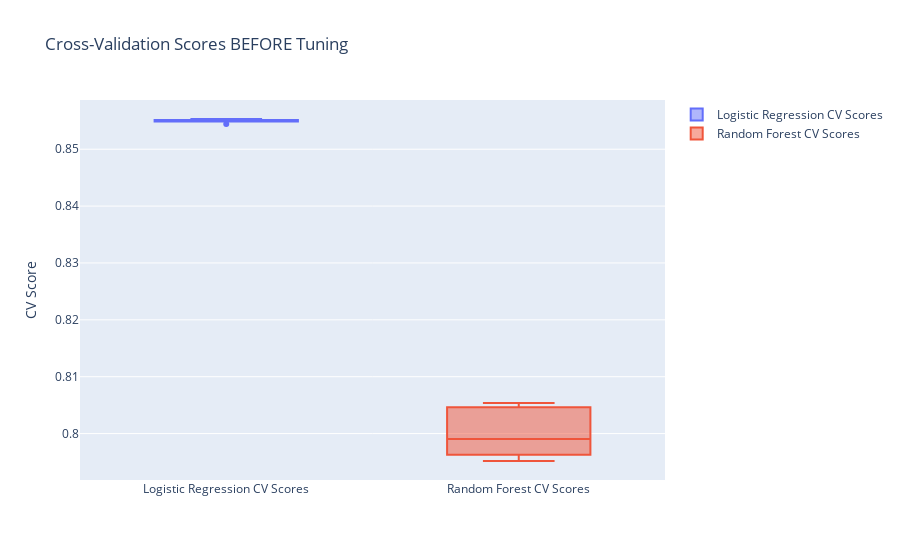

Source (notebook cell):
### Markdown cell above
## 10. Visualize Cross-Validation Scores
Visualizes the cross-validation scores for logistic regression and random forest models to compare their performance.

### Code cell
# Clear identification and rationale for evaluation metrics
'''We use accuracy and F1-score for evaluating models. Accuracy gives an overall performance measure, 
while F1-score balances precision and recall, which is important for imbalanced datasets.'''
# Visualizing cross-validation scores BEFORE tuning
fig_cv = go.Figure()
fig_cv.add_trace(go.Box(y=lr_cv_scores, name='Logistic Regression CV Scores'))
fig_cv.add_trace(go.Box(y=rf_cv_scores, name='Random Forest CV Scores'))

fig_cv.update_layout(
    title="Cross-Validation Scores BEFORE Tuning",
    yaxis_title="CV Score"
)

fig_cv.show()

### Figure 1 — Plotly figure (JSON) as saved in the notebook; plotly's stock layout.template omitted (floating-point values rounded to 4 significant figures)
{"data": [{"name": "Logistic Regression CV Scores", "type": "box", "y": [0.8551, 0.8553, 0.855, 0.855, 0.8544]}, {"name": "Random Forest CV Scores", "type": "box", "y": [0.8054, 0.8044, 0.7952, 0.799, 0.7967]}], "layout": {"title": {"text": "Cross-Validation Scores BEFORE Tuning"}, "yaxis": {"title": {"text": "CV Score"}}}}
